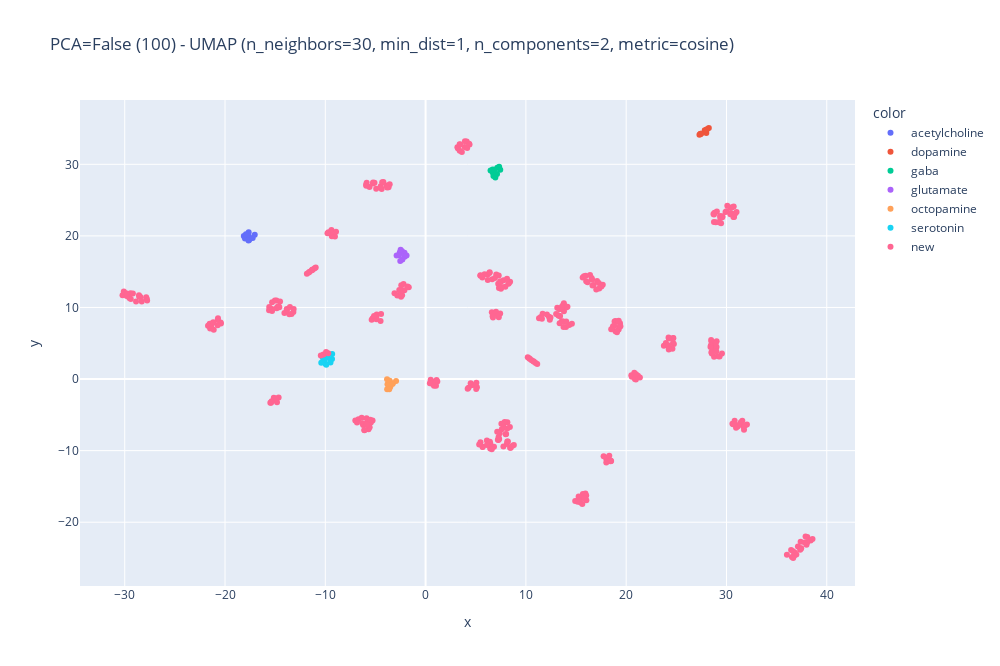

Notebook code for this chart:
### Markdown cell above
# Results

### Code cell
diplay_features(
        latents,
        labs,
        include_pca=False,
        pca_nb_components=100,
        clustering=False,
        nb_clusters=6,
        nb_neighbor=30,
        min_dist=1,
        nb_components=2,
        metric='cosine'
    )

### Figure 1 — Plotly figure (JSON) as saved in the notebook; plotly's stock layout.template omitted (floating-point values rounded to 4 significant figures; data arrays with more than 128 entries replaced by an {"elided": "..."} marker saying what was removed)
{"data": [{"hovertemplate": "color=acetylcholine<br>x=%{x}<br>y=%{y}<extra></extra>", "legendgroup": "acetylcholine", "marker": {"color": "#636efa", "symbol": "circle"}, "mode": "markers", "name": "acetylcholine", "orientation": "v", "showlegend": true, "type": "scatter", "x": [-18.13, -18.01, -17.64, -17.67, -17.92, -17.48, -17.6, -17.03, -17.66, -17.24], "xaxis": "x", "y": [20.0, 19.62, 20.52, 20.12, 20.22, 19.68, 19.43, 20.14, 19.37, 19.69], "yaxis": "y"}, {"hovertemplate": "color=dopamine<br>x=%{x}<br>y=%{y}<extra></extra>", "legendgroup": "dopamine", "marker": {"color": "#EF553B", "symbol": "circle"}, "mode": "markers", "name": "dopamine", "orientation": "v", "showlegend": true, "type": "scatter", "x": [27.39, 27.31, 28.24, 27.99, 28.05, 27.87, 27.84, 27.46, 27.44, 28.0], "xaxis": "x", "y": [34.22, 34.11, 35.06, 34.37, 34.9, 34.69, 34.74, 34.28, 34.25, 34.82], "yaxis": "y"}, {"hovertemplate": "color=gaba<br>x=%{x}<br>y=%{y}<extra></extra>", "legendgroup": "gaba", "marker": {"color": "#00cc96", "symbol": "circle"}, "mode": "markers", "name": "gaba", "orientation": "v", "showlegend": true, "type": "scatter", "x": [6.689, 6.698, 6.476, 7.125, 7.149, 7.332, 7.444, 6.85, 6.956, 6.765], "xaxis": "x", "y": [29.26, 28.84, 29.14, 28.64, 29.53, 29.66, 29.23, 29.25, 28.16, 28.35], "yaxis": "y"}, {"hovertemplate": "color=glutamate<br>x=%{x}<br>y=%{y}<extra></extra>", "legendgroup": "glutamate", "marker": {"color": "#ab63fa", "symbol": "circle"}, "mode": "markers", "name": "glutamate", "orientation": "v", "showlegend": true, "type": "scatter", "x": [-2.577, -2.35, -2.103, -2.489, -1.899, -2.657, -2.091, -2.891, -2.312, -2.526], "xaxis": "x", "y": [17.67, 17.85, 17.64, 18.05, 17.27, 17.3, 17.1, 17.26, 16.72, 16.51], "yaxis": "y"}, {"hovertemplate": "color=octopamine<br>x=%{x}<br>y=%{y}<extra></extra>", "legendgroup": "octopamine", "marker": {"color": "#FFA15A", "symbol": "circle"}, "mode": "markers", "name": "octopamine", "orientation": "v", "showlegend": true, "type": "scatter", "x": [-3.52, -3.264, -3.8, -3.677, -2.944, -3.575, -3.844, -3.309, -3.834, -3.626], "xaxis": "x", "y": [-1.062, -0.5813, -0.7363, -0.8182, -0.2868, -0.2279, -0.0301, -0.7042, -1.424, -1.424], "yaxis": "y"}, {"hovertemplate": "color=serotonin<br>x=%{x}<br>y=%{y}<extra></extra>", "legendgroup": "serotonin", "marker": {"color": "#19d3f3", "symbol": "circle"}, "mode": "markers", "name": "serotonin", "orientation": "v", "showlegend": true, "type": "scatter", "x": [-9.971, -9.908, -9.482, -10.4, -9.476, -10.05, -10.25, -9.789, -9.33, -9.314], "xaxis": "x", "y": [2.122, 2.012, 2.306, 2.284, 2.718, 2.76, 2.973, 2.995, 2.813, 3.516], "yaxis": "y"}, {"hovertemplate": "color=new<br>x=%{x}<br>y=%{y}<extra></extra>", "legendgroup": "new", "marker": {"color": "#FF6692", "symbol": "circle"}, "mode": "markers", "name": "new", "orientation": "v", "showlegend": true, "type": "scatter", "x": {"elided": "400 float values"}, "xaxis": "x", "y": {"elided": "400 float values"}, "yaxis": "y"}], "layout": {"height": 666, "legend": {"title": {"text": "color"}, "tracegroupgap": 0}, "title": {"text": "PCA=False (100) - UMAP (n_neighbors=30, min_dist=1, n_components=2, metric=cosine)"}, "width": 1000, "xaxis": {"anchor": "y", "domain": [0, 1], "title": {"text": "x"}}, "yaxis": {"anchor": "x", "domain": [0, 1], "title": {"text": "y"}}}}
